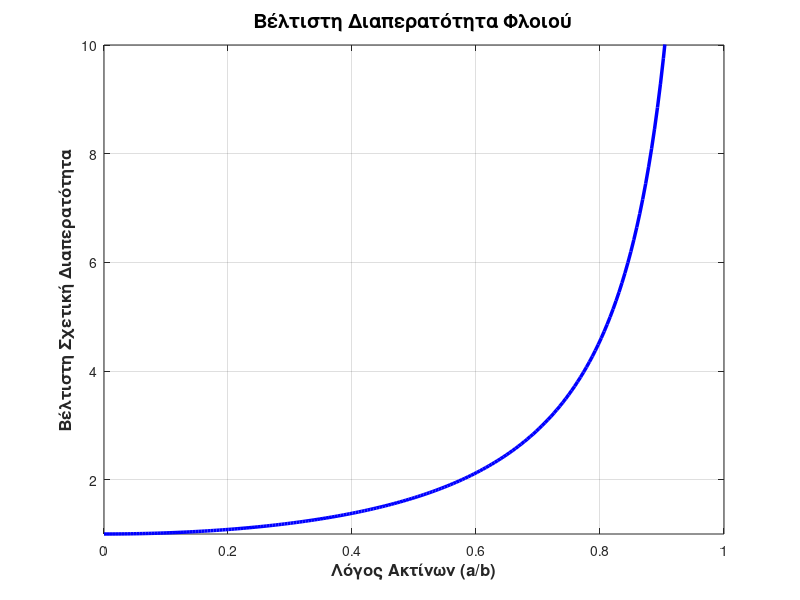
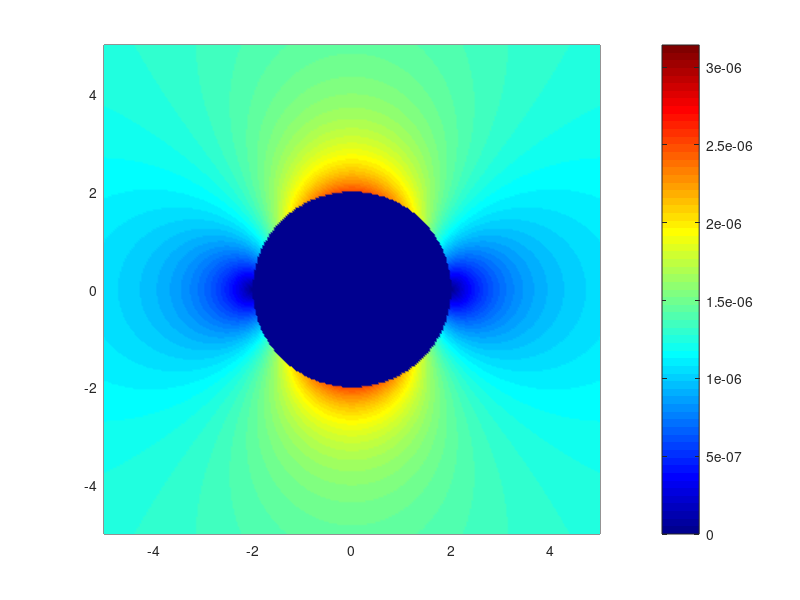

MATLAB code to generate these figures, in order: (Note: this script raises an error after producing the figures.)
function program
    clear; 
    close all; 
    clf; 
    clc; 

    ratio_ab = linspace(0, 0.95, 200); 
    mu_opt_r = (1 + ratio_ab.^2) ./ (1 - ratio_ab.^2);

    figure(1); 
    set(gcf, 'Color', 'w');
    plot(ratio_ab, mu_opt_r, 'LineWidth', 2.5, 'Color', 'b');

    grid on;
    xlabel('Λόγος Ακτίνων (a/b)', 'FontSize', 12, 'FontWeight', 'bold');
    ylabel('Βέλτιστη Σχετική Διαπερατότητα', 'FontSize', 12, 'FontWeight', 'bold');
    title('Βέλτιστη Διαπερατότητα Φλοιού', 'FontSize', 14);

    xlim([0 1]);
    ylim([1 10]);

    a = 1;
    mu0 = 4*pi*1e-7; 
    H0 = 1;

    b_partC = 2 * a;
    ratio = a / b_partC;
     
    mur2_opt = (1 + ratio^2) / (1 - ratio^2);
     
    cases_mu = [1e-5, 1, mur2_opt, 2*mur2_opt];
    titles_C = {
        '\mu_{r2} \approx 0', ...
        '\mu_{r2} = 1', ...
        ['Optimal \mu_{r2} = ' num2str(mur2_opt, '%.2f')], ...
        ['2 \times Optimal \mu_{r2} = ' num2str(2*mur2_opt, '%.2f')]
    };

    offset_C = 1; 

    for i = 1:length(cases_mu)
        figure(i + offset_C);
        plot_field(a, b_partC, cases_mu(i), H0, titles_C{i});
    end

    ratios_D = [1.1, 2.1, 3.1, 4.1];
    start_fig = length(cases_mu) + 1 + offset_C; 
     
    for i = 1:length(ratios_D)
        ba_ratio = ratios_D(i);
        b_curr = ba_ratio * a;
        inv_ratio = a / b_curr;
        mur2_curr = (1 + inv_ratio^2) / (1 - inv_ratio^2);
        fig_title = sprintf('b/a=%.1f, Optimal \\mu_{r2}=%.2f', ba_ratio, mur2_curr);
        figure(start_fig + i);
        plot_field(a, b_curr, mur2_curr, H0, fig_title);
    end
end

function plot_field(a, b, mur2, H0, plot_title)
    mu0 = 4*pi*1e-7;
    mu2 = mur2 * mu0;
     
    A = [1, 1/a^2, 0; -b, 1/b, -1/b; mu2, mu2/b^2, -mu0/b^2];
    RHS = [0; -H0*b; mu0*H0];
     
    X = A \ RHS;
    C2 = X(1); D2 = X(2); D3 = X(3);
     
    L = 2.5 * b;
    N = 300;
    x = linspace(-L, L, N);
    y = linspace(-L, L, N);
    [XX, YY] = meshgrid(x, y);
    [PHI, RR] = cart2pol(XX, YY);
     
    Bx = zeros(size(XX));
    By = zeros(size(YY));
     
    mask2 = (RR >= a) & (RR < b);
    Br_2 = mu2 * (C2 + D2 ./ RR(mask2).^2) .* cos(PHI(mask2));
    Bphi_2 = -mu2 * (C2 - D2 ./ RR(mask2).^2) .* sin(PHI(mask2));
     
    Bx(mask2) = Br_2 .* cos(PHI(mask2)) - Bphi_2 .* sin(PHI(mask2));
    By(mask2) = Br_2 .* sin(PHI(mask2)) + Bphi_2 .* cos(PHI(mask2));
     
    mask3 = RR >= b;
    Br_3 = mu0 * (H0 + D3 ./ RR(mask3).^2) .* cos(PHI(mask3));
    Bphi_3 = -mu0 * (H0 - D3 ./ RR(mask3).^2) .* sin(PHI(mask3));
     
    Bx(mask3) = Br_3 .* cos(PHI(mask3)) - Bphi_3 .* sin(PHI(mask3));
    By(mask3) = Br_3 .* sin(PHI(mask3)) + Bphi_3 .* cos(PHI(mask3));
     
    B_mag = sqrt(Bx.^2 + By.^2);
    
    pcolor(XX, YY, B_mag); 
    shading interp; 
    colormap(jet); 
    caxis([0 2.5*mu0*H0]);
    colorbar; 
    hold on;
     
    streamslice(XX, YY, Bx, By, 2, 'method', 'cubic');
     
    viscircles([0 0], a, 'Color', 'k', 'LineWidth', 1.5, 'LineStyle', '--');
    viscircles([0 0], b, 'Color', 'k', 'LineWidth', 2);
     
    axis equal;
    xlim([-L L]); ylim([-L L]);
    title(plot_title, 'FontSize', 12, 'FontWeight', 'bold');
    xlabel('x'); ylabel('y');
    box on;
end
